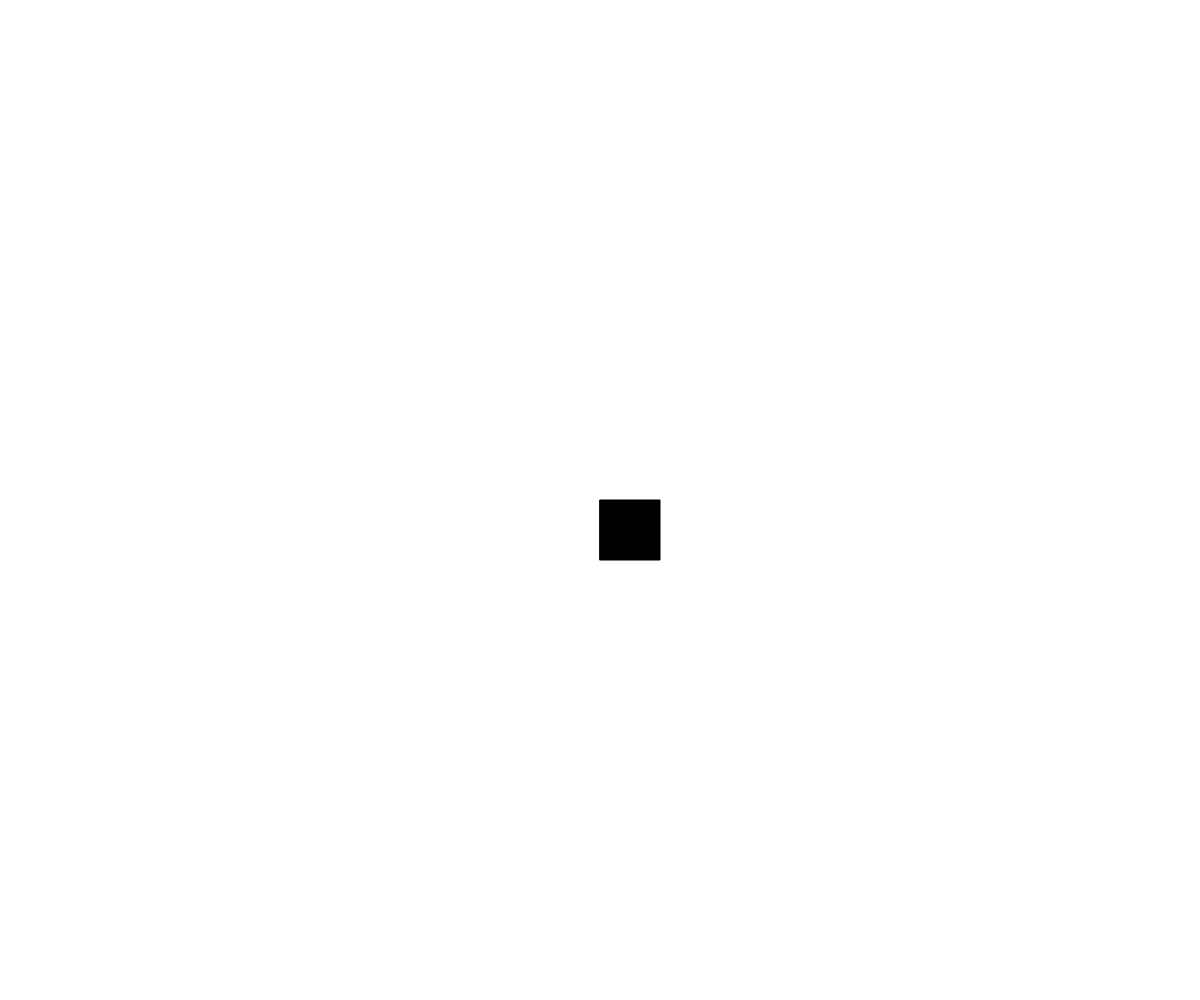
Frame 1 (no input)
Frame 60 (no input): identical to frame 1, image omitted
Frame 120 (the mouse pressed at the canvas centre since frame 60): identical to frame 1, image omitted

The p5.js sketch that drew this single still picture (run headless with seeded random() and noise() and a simulated clock; from frame 60 on, the mouse is pressed at the canvas centre):

// p5.js sketch
// ── sketch.js
var t;
var r;
var scl = 60;
var speed = 2;
let fontsize = 40;
var message = "hello world!"

function setup() {
  createCanvas(window.innerWidth, window.innerHeight);
  textSize(fontsize);
  t = new SecretMessage(message);
  r = new Revealer();
}

function draw() {
  background(255);
  r.update();
  r.show();
  t.show();
}


function keyPressed(){
if(keyCode === UP_ARROW){
    r.dir(0, -1);
  } else if(keyCode === DOWN_ARROW){
    r.dir(0, 1);
  } else if(keyCode === RIGHT_ARROW){
    r.dir(1, 0);
  } else if(keyCode === LEFT_ARROW){
    r.dir(-1, 0);
  }
}

function SecretMessage(message){
  this.x = random(width-width/3);
  this.y = random(height-height/3);
  this.show = function(){
    fill(255);
    text(message, this.x, this.y)
  }
}

function Revealer(){
  this.x = width/2;
  this.y = height/2;
  this.xspeed = 0;
  this.yspeed = 0;
  this.dir = function(x, y){
    this.xspeed = x*speed;
    this.yspeed = y*speed;
  }
  this.update = function() {
    this.x = this.x + this.xspeed;
    this.y = this.y + this.yspeed;
    
//Bouncing the rect at the edge of the screen
  if (this.x > width-scl || this.x < 0) {
    this.xspeed *= -1;
  }
  if (this.y > height-scl || this.y < 0) {
    this.yspeed *= -1;
  }
  }
  
  this.show = function(){
    fill(0);
    rect(this.x, this.y, scl, scl);
  }
}
// ── style.css
html, body {
  margin: 0;
  padding: 0;
  background-color: white;
  font-family: monospace;
}
canvas {
  display: block;
}
